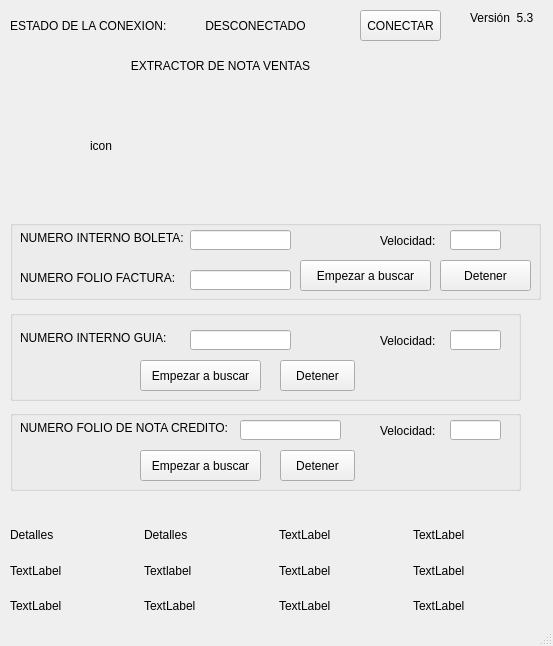
<?xml version="1.0" encoding="UTF-8"?>
<ui version="4.0">
 <class>cliente</class>
 <widget class="QMainWindow" name="cliente">
  <property name="geometry">
   <rect>
    <x>0</x>
    <y>0</y>
    <width>553</width>
    <height>646</height>
   </rect>
  </property>
  <property name="windowTitle">
   <string>Agente</string>
  </property>
  <property name="styleSheet">
   <string notr="true">font: 10pt &quot;Times New Roman&quot;;</string>
  </property>
  <property name="tabShape">
   <enum>QTabWidget::Rounded</enum>
  </property>
  <widget class="QWidget" name="centralwidget">
   <widget class="QLabel" name="label_3">
    <property name="geometry">
     <rect>
      <x>10</x>
      <y>10</y>
      <width>161</width>
      <height>31</height>
     </rect>
    </property>
    <property name="text">
     <string>ESTADO DE LA CONEXION:</string>
    </property>
   </widget>
   <widget class="QLabel" name="label_conexion">
    <property name="geometry">
     <rect>
      <x>150</x>
      <y>10</y>
      <width>211</width>
      <height>31</height>
     </rect>
    </property>
    <property name="text">
     <string>DESCONECTADO</string>
    </property>
    <property name="alignment">
     <set>Qt::AlignCenter</set>
    </property>
   </widget>
   <widget class="QPushButton" name="btn_conectar">
    <property name="geometry">
     <rect>
      <x>360</x>
      <y>10</y>
      <width>81</width>
      <height>31</height>
     </rect>
    </property>
    <property name="text">
     <string>CONECTAR</string>
    </property>
   </widget>
   <widget class="QLabel" name="label_4">
    <property name="geometry">
     <rect>
      <x>30</x>
      <y>50</y>
      <width>381</width>
      <height>31</height>
     </rect>
    </property>
    <property name="text">
     <string>EXTRACTOR DE NOTA VENTAS</string>
    </property>
    <property name="alignment">
     <set>Qt::AlignCenter</set>
    </property>
   </widget>
   <widget class="QLabel" name="lb_logo">
    <property name="geometry">
     <rect>
      <x>90</x>
      <y>90</y>
      <width>261</width>
      <height>111</height>
     </rect>
    </property>
    <property name="text">
     <string>icon</string>
    </property>
    <property name="scaledContents">
     <bool>true</bool>
    </property>
   </widget>
   <widget class="QGroupBox" name="groupBox_3">
    <property name="geometry">
     <rect>
      <x>10</x>
      <y>310</y>
      <width>511</width>
      <height>91</height>
     </rect>
    </property>
    <property name="title">
     <string/>
    </property>
    <widget class="QLineEdit" name="txt_rango2">
     <property name="geometry">
      <rect>
       <x>440</x>
       <y>20</y>
       <width>51</width>
       <height>20</height>
      </rect>
     </property>
    </widget>
    <widget class="QLabel" name="label_7">
     <property name="geometry">
      <rect>
       <x>370</x>
       <y>10</y>
       <width>61</width>
       <height>41</height>
      </rect>
     </property>
     <property name="text">
      <string>Velocidad:</string>
     </property>
    </widget>
    <widget class="QLineEdit" name="lineguia">
     <property name="geometry">
      <rect>
       <x>180</x>
       <y>20</y>
       <width>101</width>
       <height>20</height>
      </rect>
     </property>
    </widget>
    <widget class="QLabel" name="label_6">
     <property name="geometry">
      <rect>
       <x>10</x>
       <y>20</y>
       <width>161</width>
       <height>16</height>
      </rect>
     </property>
     <property name="text">
      <string>NUMERO INTERNO GUIA:</string>
     </property>
    </widget>
    <widget class="QPushButton" name="btn_comenzar2">
     <property name="geometry">
      <rect>
       <x>130</x>
       <y>50</y>
       <width>121</width>
       <height>31</height>
      </rect>
     </property>
     <property name="text">
      <string>Empezar a buscar</string>
     </property>
    </widget>
    <widget class="QPushButton" name="btn_detener2">
     <property name="geometry">
      <rect>
       <x>270</x>
       <y>50</y>
       <width>75</width>
       <height>31</height>
      </rect>
     </property>
     <property name="text">
      <string>Detener</string>
     </property>
    </widget>
   </widget>
   <widget class="QGroupBox" name="groupBox_4">
    <property name="geometry">
     <rect>
      <x>10</x>
      <y>220</y>
      <width>531</width>
      <height>80</height>
     </rect>
    </property>
    <property name="title">
     <string/>
    </property>
    <widget class="QLineEdit" name="txt_rango">
     <property name="geometry">
      <rect>
       <x>440</x>
       <y>10</y>
       <width>51</width>
       <height>20</height>
      </rect>
     </property>
    </widget>
    <widget class="QLabel" name="label_2">
     <property name="geometry">
      <rect>
       <x>10</x>
       <y>50</y>
       <width>171</width>
       <height>16</height>
      </rect>
     </property>
     <property name="text">
      <string>NUMERO FOLIO FACTURA:</string>
     </property>
    </widget>
    <widget class="QLineEdit" name="lineboleta">
     <property name="geometry">
      <rect>
       <x>180</x>
       <y>10</y>
       <width>101</width>
       <height>20</height>
      </rect>
     </property>
    </widget>
    <widget class="QLabel" name="label">
     <property name="geometry">
      <rect>
       <x>10</x>
       <y>10</y>
       <width>171</width>
       <height>16</height>
      </rect>
     </property>
     <property name="text">
      <string>NUMERO INTERNO BOLETA:</string>
     </property>
    </widget>
    <widget class="QLabel" name="label_5">
     <property name="geometry">
      <rect>
       <x>370</x>
       <y>0</y>
       <width>61</width>
       <height>41</height>
      </rect>
     </property>
     <property name="text">
      <string>Velocidad:</string>
     </property>
    </widget>
    <widget class="QLineEdit" name="linefactura">
     <property name="geometry">
      <rect>
       <x>180</x>
       <y>50</y>
       <width>101</width>
       <height>20</height>
      </rect>
     </property>
    </widget>
    <widget class="QPushButton" name="btn_comenzar">
     <property name="geometry">
      <rect>
       <x>290</x>
       <y>40</y>
       <width>131</width>
       <height>31</height>
      </rect>
     </property>
     <property name="text">
      <string>Empezar a buscar</string>
     </property>
    </widget>
    <widget class="QPushButton" name="btn_detener">
     <property name="geometry">
      <rect>
       <x>430</x>
       <y>40</y>
       <width>91</width>
       <height>31</height>
      </rect>
     </property>
     <property name="text">
      <string>Detener</string>
     </property>
    </widget>
   </widget>
   <widget class="QGroupBox" name="groupBox_5">
    <property name="geometry">
     <rect>
      <x>10</x>
      <y>410</y>
      <width>511</width>
      <height>81</height>
     </rect>
    </property>
    <property name="title">
     <string/>
    </property>
    <widget class="QPushButton" name="btn_comenzar3">
     <property name="geometry">
      <rect>
       <x>130</x>
       <y>40</y>
       <width>121</width>
       <height>31</height>
      </rect>
     </property>
     <property name="text">
      <string>Empezar a buscar</string>
     </property>
    </widget>
    <widget class="QPushButton" name="btn_detener3">
     <property name="geometry">
      <rect>
       <x>270</x>
       <y>40</y>
       <width>75</width>
       <height>31</height>
      </rect>
     </property>
     <property name="text">
      <string>Detener</string>
     </property>
    </widget>
    <widget class="QLabel" name="label_8">
     <property name="geometry">
      <rect>
       <x>10</x>
       <y>10</y>
       <width>211</width>
       <height>16</height>
      </rect>
     </property>
     <property name="text">
      <string>NUMERO FOLIO DE NOTA CREDITO:</string>
     </property>
    </widget>
    <widget class="QLineEdit" name="linecredito">
     <property name="geometry">
      <rect>
       <x>230</x>
       <y>10</y>
       <width>101</width>
       <height>20</height>
      </rect>
     </property>
    </widget>
    <widget class="QLabel" name="label_9">
     <property name="geometry">
      <rect>
       <x>370</x>
       <y>0</y>
       <width>61</width>
       <height>41</height>
      </rect>
     </property>
     <property name="text">
      <string>Velocidad:</string>
     </property>
    </widget>
    <widget class="QLineEdit" name="txt_rango3">
     <property name="geometry">
      <rect>
       <x>440</x>
       <y>10</y>
       <width>51</width>
       <height>20</height>
      </rect>
     </property>
    </widget>
   </widget>
   <widget class="QLabel" name="label_10">
    <property name="geometry">
     <rect>
      <x>470</x>
      <y>10</y>
      <width>81</width>
      <height>16</height>
     </rect>
    </property>
    <property name="text">
     <string>Versión  5.3</string>
    </property>
   </widget>
   <widget class="QWidget" name="gridLayoutWidget">
    <property name="geometry">
     <rect>
      <x>10</x>
      <y>520</y>
      <width>531</width>
      <height>101</height>
     </rect>
    </property>
    <layout class="QGridLayout" name="gridLayout">
     <item row="0" column="2">
      <widget class="QLabel" name="lb_det_guia">
       <property name="text">
        <string>TextLabel</string>
       </property>
      </widget>
     </item>
     <item row="0" column="0">
      <widget class="QLabel" name="lb_det_bol">
       <property name="text">
        <string>Detalles</string>
       </property>
      </widget>
     </item>
     <item row="0" column="1">
      <widget class="QLabel" name="lb_det_fact">
       <property name="text">
        <string>Detalles</string>
       </property>
      </widget>
     </item>
     <item row="1" column="1">
      <widget class="QLabel" name="lb_enc_fact">
       <property name="text">
        <string>Textlabel</string>
       </property>
      </widget>
     </item>
     <item row="2" column="0">
      <widget class="QLabel" name="lb_alm_bol">
       <property name="text">
        <string>TextLabel</string>
       </property>
      </widget>
     </item>
     <item row="1" column="0">
      <widget class="QLabel" name="lb_enc_bol">
       <property name="text">
        <string>TextLabel</string>
       </property>
      </widget>
     </item>
     <item row="0" column="3">
      <widget class="QLabel" name="lb_det_cre">
       <property name="text">
        <string>TextLabel</string>
       </property>
      </widget>
     </item>
     <item row="1" column="2">
      <widget class="QLabel" name="lb_enc_guia">
       <property name="text">
        <string>TextLabel</string>
       </property>
      </widget>
     </item>
     <item row="1" column="3">
      <widget class="QLabel" name="lb_enc_cre">
       <property name="text">
        <string>TextLabel</string>
       </property>
      </widget>
     </item>
     <item row="2" column="1">
      <widget class="QLabel" name="lb_alm_fact">
       <property name="text">
        <string>TextLabel</string>
       </property>
      </widget>
     </item>
     <item row="2" column="2">
      <widget class="QLabel" name="lb_alm_guia">
       <property name="text">
        <string>TextLabel</string>
       </property>
      </widget>
     </item>
     <item row="2" column="3">
      <widget class="QLabel" name="lb_alm_cre">
       <property name="text">
        <string>TextLabel</string>
       </property>
      </widget>
     </item>
    </layout>
   </widget>
  </widget>
  <widget class="QStatusBar" name="statusbar"/>
 </widget>
 <resources/>
 <connections/>
</ui>
